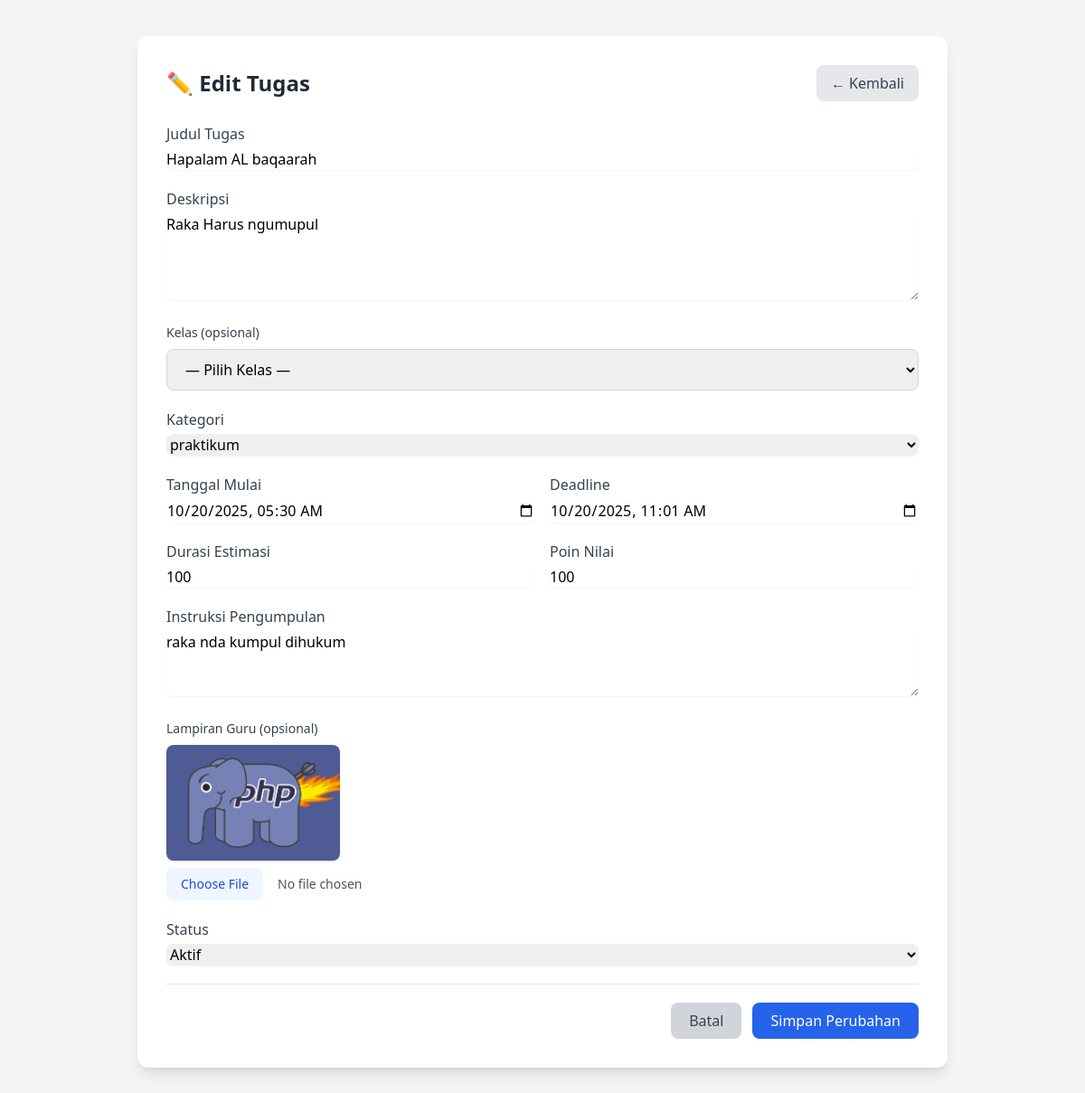
The app's page /?route=guru/tugas/edit&id=26 (signed in) with its own data.
### tables this page shows
CREATE TABLE `tugas` (
  `id_tugas` int NOT NULL,
  `judul_tugas` varchar(200) NOT NULL,
  `deskripsi` text,
  `id_guru` int NOT NULL,
  `id_kategori` int NOT NULL,
  `tanggal_mulai` datetime DEFAULT CURRENT_TIMESTAMP,
  `tanggal_deadline` datetime NOT NULL,
  `durasi_estimasi` int DEFAULT NULL,
  `poin_nilai` int DEFAULT '100',
  `instruksi_pengumpulan` text,
  `lampiran_guru` varchar(255) DEFAULT NULL,
  `status_tugas` enum('aktif','ditutup','dibatalkan') DEFAULT 'aktif',
  `tanggal_dibuat` datetime DEFAULT CURRENT_TIMESTAMP,
  `tanggal_diperbarui` datetime DEFAULT CURRENT_TIMESTAMP ON UPDATE CURRENT_TIMESTAMP,
  `kelas` varchar(20) DEFAULT NULL
);

CREATE TABLE `kategori_tugas` (
  `id_kategori` int NOT NULL,
  `nama_kategori` enum('praktikum','teori','proyek') NOT NULL,
  `deskripsi` text,
  `warna` varchar(7) DEFAULT '#6c757d'
);

### app/Controllers/TugasController.php (called while the page is built, shortened)
<?php
require_once __DIR__ . '/../Models/Tugas.php';
require_once __DIR__ . '/../Models/KategoriTugas.php';
class TugasController {
    private $tugasModel;
    private $kategoriModel;
    private $basePath;
    public function __construct($pdo) {
        $this->tugasModel = new Tugas($pdo);
        $this->kategoriModel = new KategoriTugas($pdo);
        $this->basePath = dirname(__DIR__, 2);
    }
    public function editForm($id) {
        $tugas = $this->tugasModel->findById($id);
        $kategori = $this->kategoriModel->all();
        $view = include $this->basePath . '/resources/views/guru/edit_tugas.php';
    }
}

### index.php (called while the page is built)
<?php
require_once __DIR__ . '/routes/web.php';
?>

### app/Models/Tugas.php (called while the page is built, shortened)
<?php
class Tugas {
    private $pdo;
    private $table = "tugas";
    public function __construct($pdo) {
        $this->pdo = $pdo;
    }
    public function findById($id_tugas) {
        $sql = "SELECT t.*,
                       u.nama_lengkap AS nama_guru,
                       k.nama_kategori
                FROM {$this->table} t
                JOIN users u ON t.id_guru = u.id_user
                JOIN kategori_tugas k ON t.id_kategori = k.id_kategori
                WHERE t.id_tugas = ?";
        $stmt = $this->pdo->prepare($sql);
        $stmt->execute([$id_tugas]);
        return $stmt->fetch(PDO::FETCH_ASSOC);
    }
}

### app/Models/KategoriTugas.php (called while the page is built, shortened)
<?php
class KategoriTugas {
    private $pdo;
    private $table = "kategori_tugas";
    public function __construct($pdo) {
        $this->pdo = $pdo;
    }
    public function all() {
        $stmt = $this->pdo->query("SELECT * FROM {$this->table} ORDER BY nama_kategori");
        return $stmt->fetchAll(PDO::FETCH_ASSOC);
    }
}

### resources/views/guru/edit_tugas.php (the view, shortened to what this page needs)
<!DOCTYPE html>
<html lang="id">
<head>
    <script src="https://cdn.tailwindcss.com"></script>
</head>
<body class="bg-gray-100 min-h-screen font-sans">
<div class="max-w-4xl mx-auto my-10 bg-white shadow-lg rounded-xl p-8">
    <div class="flex justify-between items-center mb-6">
        <h1 class="text-2xl font-bold text-gray-800">✏️ Edit Tugas</h1>
        <a href="?route=guru/dashboard"
           class="px-4 py-2 bg-gray-200 text-gray-700 rounded-lg hover:bg-gray-300 transition">
            ← Kembali
        </a>
    </div>
    <form action="?route=guru/tugas/update&id=<?= $tugas['id_tugas'] ?>"
          method="POST" enctype="multipart/form-data" class="space-y-5">
        <div>
            <label class="block text-gray-700 font-medium mb-1">Judul Tugas</label>
            <input type="text" name="judul_tugas" required
                   value="<?= htmlspecialchars($tugas['judul_tugas']) ?>"
                   class="w-full border-gray-300 rounded-lg shadow-sm focus:ring-blue-500 focus:border-blue-500">
        </div>
        <div>
            <label class="block text-gray-700 font-medium mb-1">Deskripsi</label>
            <textarea name="deskripsi" rows="4"
                      class="w-full border-gray-300 rounded-lg shadow-sm focus:ring-blue-500 focus:border-blue-500"><?= htmlspecialchars($tugas['deskripsi']) ?></textarea>
        </div>
<div>
    <label class="block text-sm font-medium text-gray-700 mb-2">Kelas (opsional)</label>
    <select
        name="kelas"
        id="kelas"
        class="w-full border border-gray-300 rounded-lg px-4 py-2.5 focus:ring-2 focus:ring-blue-500 focus:border-blue-500"
    >
        <option value="">— Pilih Kelas —</option>
    </select>
</div>
        <div>
            <label class="block text-gray-700 font-medium mb-1">Kategori</label>
            <select name="id_kategori" required
                    class="w-full border-gray-300 rounded-lg shadow-sm focus:ring-blue-500 focus:border-blue-500">
                <?php foreach ($kategori as $k): ?>
                    <option value="<?= $k['id_kategori'] ?>"
                        <?= $k['id_kategori'] == $tugas['id_kategori'] ? 'selected' : '' ?>>
                        <?= htmlspecialchars($k['nama_kategori']) ?>
                    </option>
                <?php endforeach; ?>
            </select>
        </div>
        <div class="grid md:grid-cols-2 gap-4">
            <div>
                <label class="block text-gray-700 font-medium mb-1">Tanggal Mulai</label>
                <input type="datetime-local" name="tanggal_mulai"
                       value="<?= date('Y-m-d\TH:i', strtotime($tugas['tanggal_mulai'])) ?>"
                       class="w-full border-gray-300 rounded-lg shadow-sm">
            </div>
            <div>
                <label class="block text-gray-700 font-medium mb-1">Deadline</label>
                <input type="datetime-local" name="tanggal_deadline"
                       value="<?= date('Y-m-d\TH:i', strtotime($tugas['tanggal_deadline'])) ?>"
                       class="w-full border-gray-300 rounded-lg shadow-sm">
            </div>
        </div>
        <div class="grid md:grid-cols-2 gap-4">
            <div>
                <label class="block text-gray-700 font-medium mb-1">Durasi Estimasi</label>
                <input type="text" name="durasi_estimasi"
                       value="<?= htmlspecialchars($tugas['durasi_estimasi'] ?? '') ?>"
                       class="w-full border-gray-300 rounded-lg shadow-sm">
            </div>
            <div>
                <label class="block text-gray-700 font-medium mb-1">Poin Nilai</label>
                <input type="number" name="poin_nilai"
                       value="<?= htmlspecialchars($tugas['poin_nilai']) ?>"
                       class="w-full border-gray-300 rounded-lg shadow-sm">
            </div>
        </div>
        <div>
            <label class="block text-gray-700 font-medium mb-1">Instruksi Pengumpulan</label>
            <textarea name="instruksi_pengumpulan" rows="3"
                      class="w-full border-gray-300 rounded-lg shadow-sm focus:ring-blue-500 focus:border-blue-500"><?= htmlspecialchars($tugas['instruksi_pengumpulan'] ?? '') ?></textarea>
        </div>
 <?php
$lampiran = $tugas['lampiran_guru'] ?? null;
$imageExtensions = ['jpg','jpeg','png','gif'];
$ext = $lampiran ? strtolower(pathinfo($lampiran, PATHINFO_EXTENSION)) : '';
$fileUrl = $lampiran ? '/../../public/uploads/tugas/' . urlencode($lampiran) : null;
?>
<div>
    <label class="block text-sm font-medium text-gray-700 mb-2">Lampiran Guru (opsional)</label>
    <?php if ($lampiran): ?>
        <?php if (in_array($ext, $imageExtensions)): ?>
            <div class="mb-2">
                <img src="<?= $fileUrl ?>" alt="<?= htmlspecialchars($lampiran) ?>" class="w-48 h-32 object-cover rounded-lg shadow">
            </div>
        <?php else: ?>
            <div class="mb-2 p-2 border border-gray-300 rounded-lg">
                <a href="<?= $fileUrl ?>" target="_blank"><?= htmlspecialchars($lampiran) ?></a>
            </div>
        <?php endif; ?>
    <?php endif; ?>
    <input type="file" name="lampiran_guru"
           accept=".pdf,.doc,.docx,.zip,.jpg,.jpeg,.png,.gif"
           class="w-full text-sm text-gray-600 file:mr-4 file:py-2 file:px-4 file:rounded-lg file:border-0 file:text-sm file:font-medium file:bg-blue-50 file:text-blue-700 hover:file:bg-blue-100">
</div>
        <div>
            <label class="block text-gray-700 font-medium mb-1">Status</label>
            <select name="status_tugas"
                    class="w-full border-gray-300 rounded-lg shadow-sm focus:ring-blue-500 focus:border-blue-500">
                <option value="aktif" <?= $tugas['status_tugas'] === 'aktif' ? 'selected' : '' ?>>Aktif</option>
            </select>
        </div>
        <div class="flex justify-end gap-3 pt-5 border-t">
            <a href="?route=guru/dashboard"
               class="px-5 py-2 bg-gray-300 text-gray-700 rounded-lg hover:bg-gray-400 transition">Batal</a>
            <button type="submit"
                    class="px-5 py-2 bg-blue-600 text-white rounded-lg hover:bg-blue-700 transition">
                Simpan Perubahan
            </button>
        </div>
    </form>
</div>
</body>
</html>

### records on screen
tugas: judul_tugas "Hapalam AL baqaarah", deskripsi "Raka Harus ngumupul", id_kategori "praktikum", tanggal_mulai "10/20/2025 05:30", tanggal_deadline "10/20/2025 11:01", durasi_estimasi "100", poin_nilai "100", instruksi_pengumpulan "raka nda kumpul dihukum", lampiran_guru (picture), status_tugas "Aktif"
